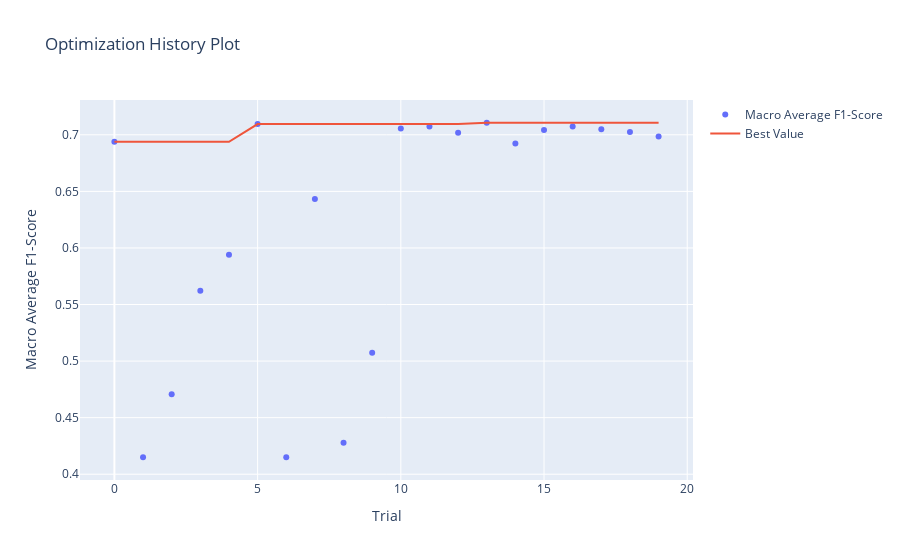

Write notebook code for a chart like this one.
### Markdown cell above
##### 4.1.2.1 Visualizaciones

### Code cell
# Gráfico de historial de optimización
print("El mejor valor de Macro Average F1-Score es: ", studyLGMB.best_value)
plot_optimization_history(studyLGMB, target_name="Macro Average F1-Score")

### Figure 1 — Plotly figure (JSON) as saved in the notebook; plotly's stock layout.template omitted (floating-point values rounded to 4 significant figures)
{"data": [{"mode": "markers", "name": "Macro Average F1-Score", "type": "scatter", "x": [0, 1, 2, 3, 4, 5, 6, 7, 8, 9, 10, 11, 12, 13, 14, 15, 16, 17, 18, 19], "y": [0.6939, 0.415, 0.4707, 0.5622, 0.594, 0.7095, 0.415, 0.6432, 0.4277, 0.5074, 0.7056, 0.7074, 0.7018, 0.7107, 0.6923, 0.7042, 0.7074, 0.7048, 0.7025, 0.6986]}, {"mode": "lines", "name": "Best Value", "type": "scatter", "x": [0, 1, 2, 3, 4, 5, 6, 7, 8, 9, 10, 11, 12, 13, 14, 15, 16, 17, 18, 19], "y": [0.6939, 0.6939, 0.6939, 0.6939, 0.6939, 0.7095, 0.7095, 0.7095, 0.7095, 0.7095, 0.7095, 0.7095, 0.7095, 0.7107, 0.7107, 0.7107, 0.7107, 0.7107, 0.7107, 0.7107]}, {"marker": {"color": "#cccccc"}, "mode": "markers", "name": "Infeasible Trial", "showlegend": false, "type": "scatter", "x": [], "y": []}], "layout": {"title": {"text": "Optimization History Plot"}, "xaxis": {"title": {"text": "Trial"}}, "yaxis": {"title": {"text": "Macro Average F1-Score"}}}}
